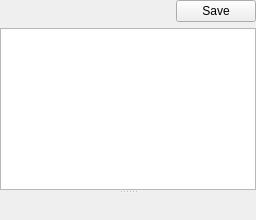
      <widget class="QWidget" name="page_IMAGE_FILE_HEADER">
       <layout class="QVBoxLayout" name="verticalLayout_49">
        <property name="leftMargin">
         <number>0</number>
        </property>
        <property name="topMargin">
         <number>0</number>
        </property>
        <property name="rightMargin">
         <number>0</number>
        </property>
        <property name="bottomMargin">
         <number>0</number>
        </property>
        <item>
         <widget class="QSplitter" name="splitter_5">
          <property name="orientation">
           <enum>Qt::Vertical</enum>
          </property>
          <widget class="QWidget" name="layoutWidget_2">
           <layout class="QVBoxLayout" name="verticalLayout_2">
            <item>
             <layout class="QHBoxLayout" name="horizontalLayout_16">
              <item>
               <spacer name="horizontalSpacer_16">
                <property name="orientation">
                 <enum>Qt::Horizontal</enum>
                </property>
                <property name="sizeHint" stdset="0">
                 <size>
                  <width>40</width>
                  <height>20</height>
                 </size>
                </property>
               </spacer>
              </item>
              <item>
               <widget class="QPushButton" name="pushButtonSave_IMAGE_FILE_HEADER">
                <property name="text">
                 <string>Save</string>
                </property>
               </widget>
              </item>
             </layout>
            </item>
            <item>
             <widget class="QTableWidget" name="tableWidget_IMAGE_FILE_HEADER">
              <property name="editTriggers">
               <set>QAbstractItemView::NoEditTriggers</set>
              </property>
              <property name="selectionMode">
               <enum>QAbstractItemView::SingleSelection</enum>
              </property>
              <property name="selectionBehavior">
               <enum>QAbstractItemView::SelectRows</enum>
              </property>
              <attribute name="horizontalHeaderVisible">
               <bool>false</bool>
              </attribute>
              <attribute name="verticalHeaderVisible">
               <bool>false</bool>
              </attribute>
              <attribute name="verticalHeaderDefaultSectionSize">
               <number>24</number>
              </attribute>
             </widget>
            </item>
           </layout>
          </widget>
          <widget class="ToolsWidget" name="widgetHex_IMAGE_FILE_HEADER" native="true"/>
         </widget>
        </item>
       </layout>
      </widget>
